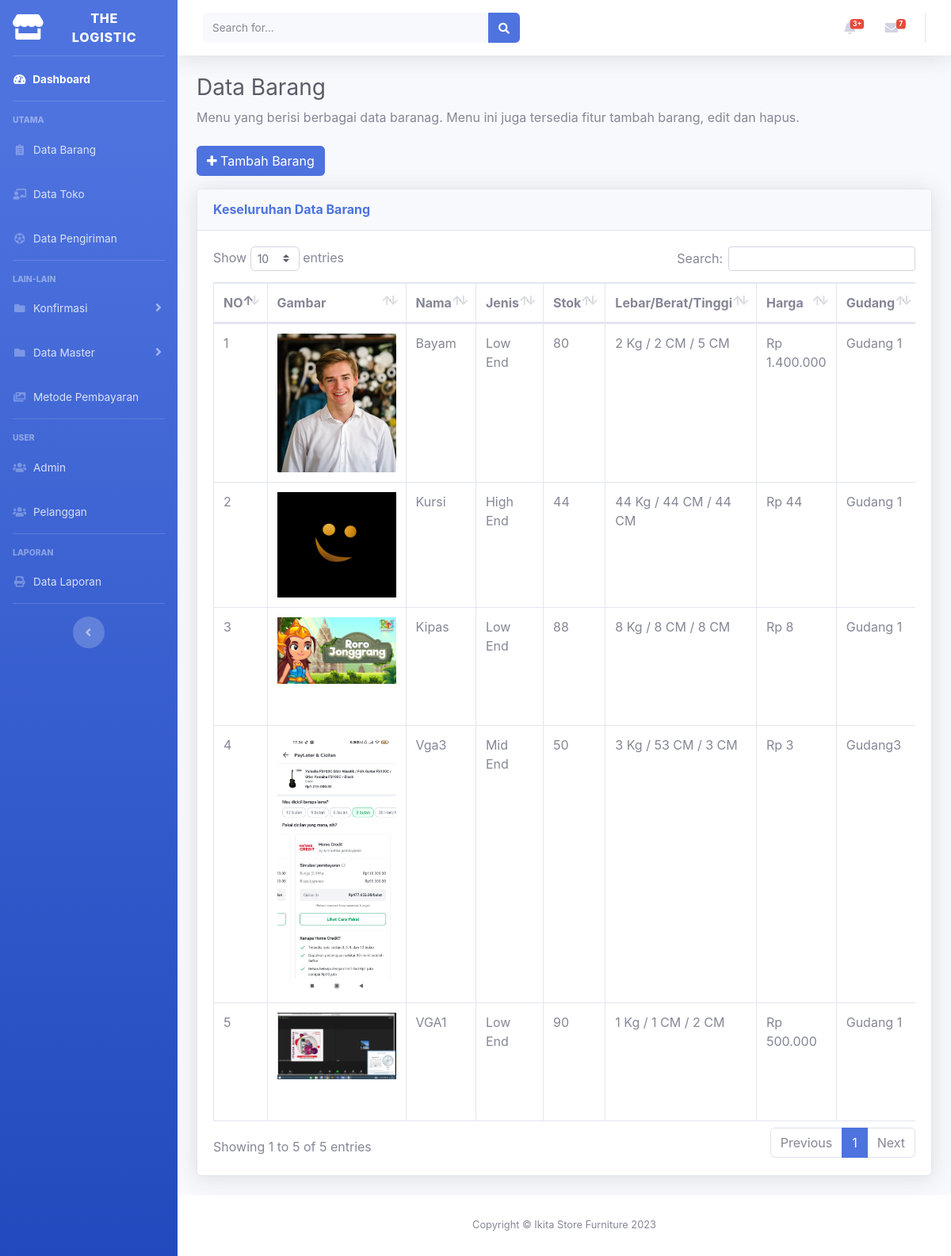
The app's page /aplikasi/admin/data-barang.php (signed in) with its own data.
### tables this page shows
CREATE TABLE `tb_barang` (
  `id_barang` varchar(11) NOT NULL,
  `nama_barang` varchar(128) NOT NULL,
  `berat_barang` int(11) NOT NULL,
  `lebar_barang` int(5) NOT NULL,
  `tinggi_barang` int(5) NOT NULL,
  `harga_barang` int(11) NOT NULL,
  `stok_barang` int(11) NOT NULL,
  `tgl_produksi` date NOT NULL,
  `id_jenis_barang` varchar(11) NOT NULL,
  `id_gudang` varchar(15) NOT NULL
);

CREATE TABLE `tb_detail_gambar` (
  `id_gambar` int(11) NOT NULL,
  `file_gambar` text NOT NULL,
  `id_lain` varchar(15) NOT NULL
);

CREATE TABLE `tb_jenis_barang` (
  `id_jenis_barang` varchar(11) NOT NULL,
  `nama_jenis_barang` varchar(128) NOT NULL
);

CREATE TABLE `tb_gudang` (
  `id_gudang` varchar(15) NOT NULL,
  `nama_gudang` text NOT NULL
);

### aplikasi/admin/data-barang.php (the view, shortened to what this page needs)
<!DOCTYPE html>
<html lang="en">
<head>
  <link href="../assets/vendor/fontawesome-free/css/all.min.css" rel="stylesheet" type="text/css">
  <link href="../assets/vendor/fontawesome/font-awesome.min.css" rel="stylesheet" type="text/css">
  <link href="../assets/css/fonts-googleapis.css" rel="stylesheet">
  <link href="../assets/css/sb-admin-2.min.css" rel="stylesheet">
  <link href="../assets/vendor/datatables/dataTables.bootstrap4.min.css" rel="stylesheet">
</head>
<body id="page-top">
  <div id="wrapper">
    <?php include 'sidebar.php'; ?>
    <div id="content-wrapper" class="d-flex flex-column">
      <div id="content">
        <?php include 'topbar.php'; ?>
        <div class="container-fluid">
          <h1 class="h3 mb-2 text-gray-800">Data Barang</h1>
          <p class="mb-4">Menu yang berisi berbagai data baranag. Menu ini juga tersedia fitur tambah barang, edit dan hapus. </p>
          <?php
            $kode = 'BR';
            $query = mysqli_query($koneksi,"SELECT MAX(id_barang) as idnew FROM tb_barang");
            $row = mysqli_fetch_array($query);
            $max_id = $row['idnew'];
            $max_ids = (int) substr($max_id,5,5);
            $id_barang = $max_ids+1;
            $auto = $kode.sprintf("%05s", $id_barang);
          ?>
          <p><a href="form-tambah-barang.php?id=<?php echo $auto; ?>" class="btn btn-primary"><i class="fa fa-plus"></i> Tambah Barang</a></p>
          <div class="card shadow mb-4">
            <div class="card-header py-3">
              <h6 class="m-0 font-weight-bold text-primary">Keseluruhan Data Barang</h6>
            </div>
            <div class="card-body">
              <div class="table-responsive">
                <table class="table table-bordered" id="dataTable" width="100%" cellspacing="0">
                  <thead>
                    <tr>
                      <th>NO</th>
                      <th>Gambar</th>
                      <th>Nama</th>
                      <th>Jenis</th>
                      <th>Stok</th>
                      <th>Lebar/Berat/Tinggi</th>
                      <th>Harga</th>
                      <th>Gudang</th>
                    </tr>
                  </thead>
                  <tbody>
                    <?php
                    function rupiah($angka){
              				  $hasil_rupiah = "Rp " . number_format($angka,0,',','.');
              				  return $hasil_rupiah;
              			}
                    include "../../koneksi/koneksi.php";
                    $no = 1;
                    $sql = mysqli_query($koneksi,"SELECT * from tb_barang b inner join tb_jenis_barang j on b.id_jenis_barang=j.id_jenis_barang inner join tb_gudang g on b.id_gudang=g.id_gudang inner join tb_detail_gambar d on b.id_barang=d.id_lain group by b.id_barang order by b.id_barang desc");
                      while ($data = mysqli_fetch_array($sql)){
                    ?>
                    <tr>
                      <td><?php echo $no++ ?></td>
                      <td><img src="../assets/all/image/<?php echo $data['file_gambar']; ?>" width="150px"></td>
                      <td><?php echo $data['nama_barang']; ?></td>
                      <td><?php echo $data['nama_jenis_barang']; ?></td>
                      <td><?php echo $data['stok_barang']; ?></td>
                      <td><?php echo $data['berat_barang']; ?> Kg / <?php echo $data['lebar_barang']; ?> CM / <?php echo $data['tinggi_barang']; ?> CM</td>
                      <td><?php echo rupiah($data["harga_barang"]); ?></td>
                      <td><?php echo $data['nama_gudang']; ?></td>
                    </tr>
                    <?php } ?>
                  </tbody>
                </table>
              </div>
            </div>
          </div>
        </div>
      </div>
      <?php include 'footer.php';  ?>
    </div>
  </div>
 </body>
</html>

### aplikasi/admin/sidebar.php (shortened to what this page needs)
<ul class="navbar-nav bg-gradient-primary sidebar sidebar-dark accordion" id="accordionSidebar">
      <a class="sidebar-brand d-flex align-items-center justify-content-center" href="index.html">
        <div class="sidebar-brand-icon">
          <i class="fas fa-store"></i>
        </div>
        <div class="sidebar-brand-text mx-3">The Logistic</div>
      </a>
      <hr class="sidebar-divider my-0">
      <li class="nav-item active">
        <a class="nav-link" href="index.php">
          <i class="fas fa-fw fa-tachometer-alt"></i>
          <span>Dashboard</span></a>
      </li>
      <hr class="sidebar-divider">
      <div class="sidebar-heading">
        Utama
      </div>
      <li class="nav-item">
        <a class="nav-link" href="data-barang.php">
          <i class="fas fa-fw fa-clipboard-list"></i>
          <span>Data Barang</span></a>
      </li>
      <li class="nav-item">
        <a class="nav-link" href="data-toko.php">
          <i class="fas fa-fw fa-chalkboard-teacher"></i>
          <span>Data Toko</span></a>
      </li>
      <li class="nav-item">
        <a class="nav-link" href="data-pengiriman.php">
          <i class="fas fa-fw fa-futbol"></i>
          <span>Data Pengiriman</span></a>
      </li>
      <hr class="sidebar-divider">
      <div class="sidebar-heading">
        Lain-lain
      </div>
      <li class="nav-item">
        <a class="nav-link collapsed" href="#" data-toggle="collapse" data-target="#collapseKon" aria-expanded="true" aria-controls="collapseKon">
          <i class="fas fa-fw fa-folder"></i>
          <span>Konfirmasi</span>
        </a>
      </li>
      <li class="nav-item">
        <a class="nav-link collapsed" href="#" data-toggle="collapse" data-target="#collapsePages" aria-expanded="true" aria-controls="collapsePages">
          <i class="fas fa-fw fa-folder"></i>
          <span>Data Master</span>
        </a>
      </li>
      <li class="nav-item">
        <a class="nav-link" href="data-metode-pembayaran.php">
          <i class="fas fa-fw fa-images"></i>
          <span>Metode Pembayaran</span></a>
      </li>
      <hr class="sidebar-divider">
      <div class="sidebar-heading">
        User
      </div>
      <li class="nav-item">
        <a class="nav-link" href="data-admin.php">
          <i class="fas fa-fw fa-users"></i>
          <span>Admin</span></a>
      </li>
      <li class="nav-item">
        <a class="nav-link" href="data-pelanggan.php">
          <i class="fas fa-fw fa-users"></i>
          <span>Pelanggan</span></a>
      </li>
      <hr class="sidebar-divider">
      <div class="sidebar-heading">
        Laporan
      </div>
      <li class="nav-item">
        <a class="nav-link" href="data-laporan.php">
          <i class="fas fa-fw fa-print"></i>
          <span>Data Laporan</span></a>
      </li>
      <hr class="sidebar-divider d-none d-md-block">
      <div class="text-center d-none d-md-inline">
        <button class="rounded-circle border-0" id="sidebarToggle"></button>
      </div>
    </ul>

### aplikasi/admin/topbar.php (shortened to what this page needs)
<nav class="navbar navbar-expand navbar-light bg-white topbar mb-4 static-top shadow">
  <form class="d-none d-sm-inline-block form-inline mr-auto ml-md-3 my-2 my-md-0 mw-100 navbar-search">
    <div class="input-group">
      <input type="text" class="form-control bg-light border-0 small" placeholder="Search for..." aria-label="Search" aria-describedby="basic-addon2">
      <div class="input-group-append">
        <button class="btn btn-primary" type="button">
          <i class="fas fa-search fa-sm"></i>
        </button>
      </div>
    </div>
  </form>
  <ul class="navbar-nav ml-auto">
    <li class="nav-item dropdown no-arrow mx-1">
      <a class="nav-link dropdown-toggle" href="#" id="alertsDropdown" role="button" data-toggle="dropdown" aria-haspopup="true" aria-expanded="false">
        <i class="fas fa-bell fa-fw"></i>
        <span class="badge badge-danger badge-counter">3+</span>
      </a>
    </li>
    <li class="nav-item dropdown no-arrow mx-1">
      <a class="nav-link dropdown-toggle" href="#" id="messagesDropdown" role="button" data-toggle="dropdown" aria-haspopup="true" aria-expanded="false">
        <i class="fas fa-envelope fa-fw"></i>
        <span class="badge badge-danger badge-counter">7</span>
      </a>
    </li>
  </ul>
</nav>

### aplikasi/admin/footer.php
<footer class="sticky-footer bg-white">
       <div class="container my-auto">
         <div class="copyright text-center my-auto">
           <span>Copyright &copy; Ikita Store Furniture
           	<?php echo date('Y'); ?>
      	</span>
         </div>
       </div>
   </footer>

### records on screen
tb_barang: tb_detail_gambar.file_gambar (picture), nama_barang "Bayam", id_jenis_barang.nama_jenis_barang "Low End", stok_barang "80", berat_barang "2", lebar_barang "2", tinggi_barang "5", harga_barang "Rp 1.400.000", id_gudang.nama_gudang "Gudang 1"
tb_barang: tb_detail_gambar.file_gambar (picture), nama_barang "Kursi", id_jenis_barang.nama_jenis_barang "High End", stok_barang "44", berat_barang "44", lebar_barang "44", tinggi_barang "44", harga_barang "Rp 44", id_gudang.nama_gudang "Gudang 1"
tb_barang: tb_detail_gambar.file_gambar (placeholder picture), nama_barang "Kipas", id_jenis_barang.nama_jenis_barang "Low End", stok_barang "88", berat_barang "8", lebar_barang "8", tinggi_barang "8", harga_barang "Rp 8", id_gudang.nama_gudang "Gudang 1"
tb_barang: tb_detail_gambar.file_gambar (picture), nama_barang "Vga3", id_jenis_barang.nama_jenis_barang "Mid End", stok_barang "50", berat_barang "3", lebar_barang "53", tinggi_barang "3", harga_barang "Rp 3", id_gudang.nama_gudang "Gudang3"
tb_barang: tb_detail_gambar.file_gambar (picture), nama_barang "VGA1", id_jenis_barang.nama_jenis_barang "Low End", stok_barang "90", berat_barang "1", lebar_barang "1", tinggi_barang "2", harga_barang "Rp 500.000", id_gudang.nama_gudang "Gudang 1"
